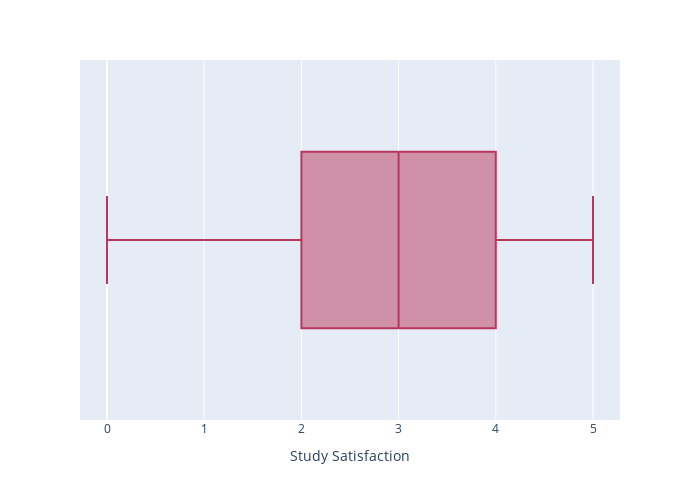

Notebook cell for this chart:
### Code cell
fig = px.box(df, x="Study Satisfaction", color_discrete_sequence=[color])
fig.update_layout(width=700, height=500)
fig.show()

### Figure 1 — Plotly figure (JSON) as saved in the notebook; plotly's stock layout.template omitted (floating-point values rounded to 4 significant figures; data arrays with more than 128 entries replaced by an {"elided": "..."} marker saying what was removed)
{"data": [{"alignmentgroup": "True", "hovertemplate": "Study Satisfaction=%{x}<extra></extra>", "legendgroup": "", "marker": {"color": "#B9375D"}, "name": "", "notched": false, "offsetgroup": "", "orientation": "h", "showlegend": false, "type": "box", "x": {"elided": "27883 int values"}, "x0": " ", "xaxis": "x", "y0": " ", "yaxis": "y"}], "layout": {"boxmode": "group", "height": 500, "legend": {"tracegroupgap": 0}, "margin": {"t": 60}, "width": 700, "xaxis": {"anchor": "y", "domain": [0, 1], "title": {"text": "Study Satisfaction"}}, "yaxis": {"anchor": "x", "domain": [0, 1]}}}
